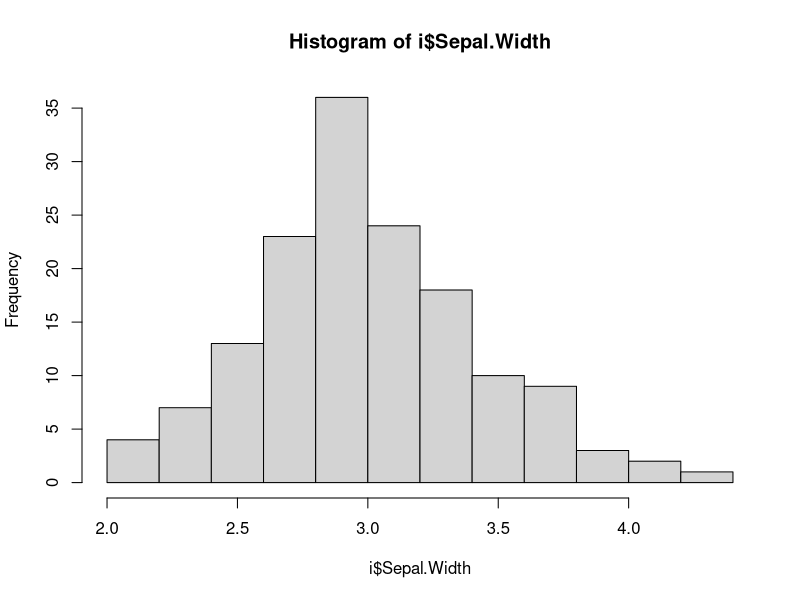

Recreate this plot in R.
#Library
library(caTools)    #for splitting the data
library(e1071)

#working on iris in-built dataset
i<- iris

summary(i)
hist(i$Sepal.Width)
str(i)

#Splitting into train and test
set.seed(134)
split<- sample.split(i$Species,SplitRatio = 0.75)
i.train <- subset(i,split==T)
i.test<- subset(i,split==F)

#Training the model
Model <- svm(Species ~ . ,
             i.train,
             type = 'C-classification',
             kernel = 'linear')
Model

#Prediction
predict(Model,i.test)
